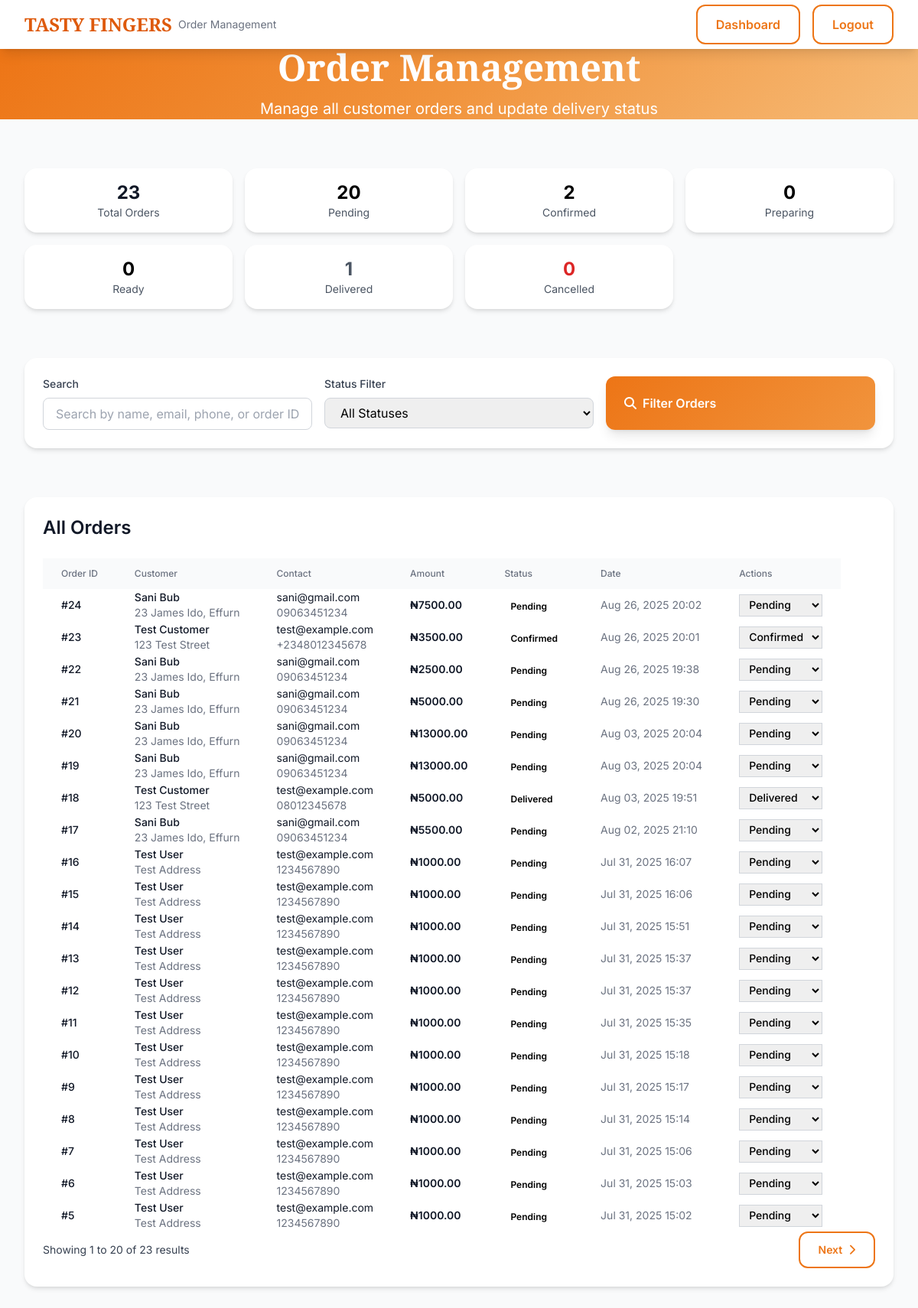
Before: /accounts/order-management/ (signed in) with the older database file.
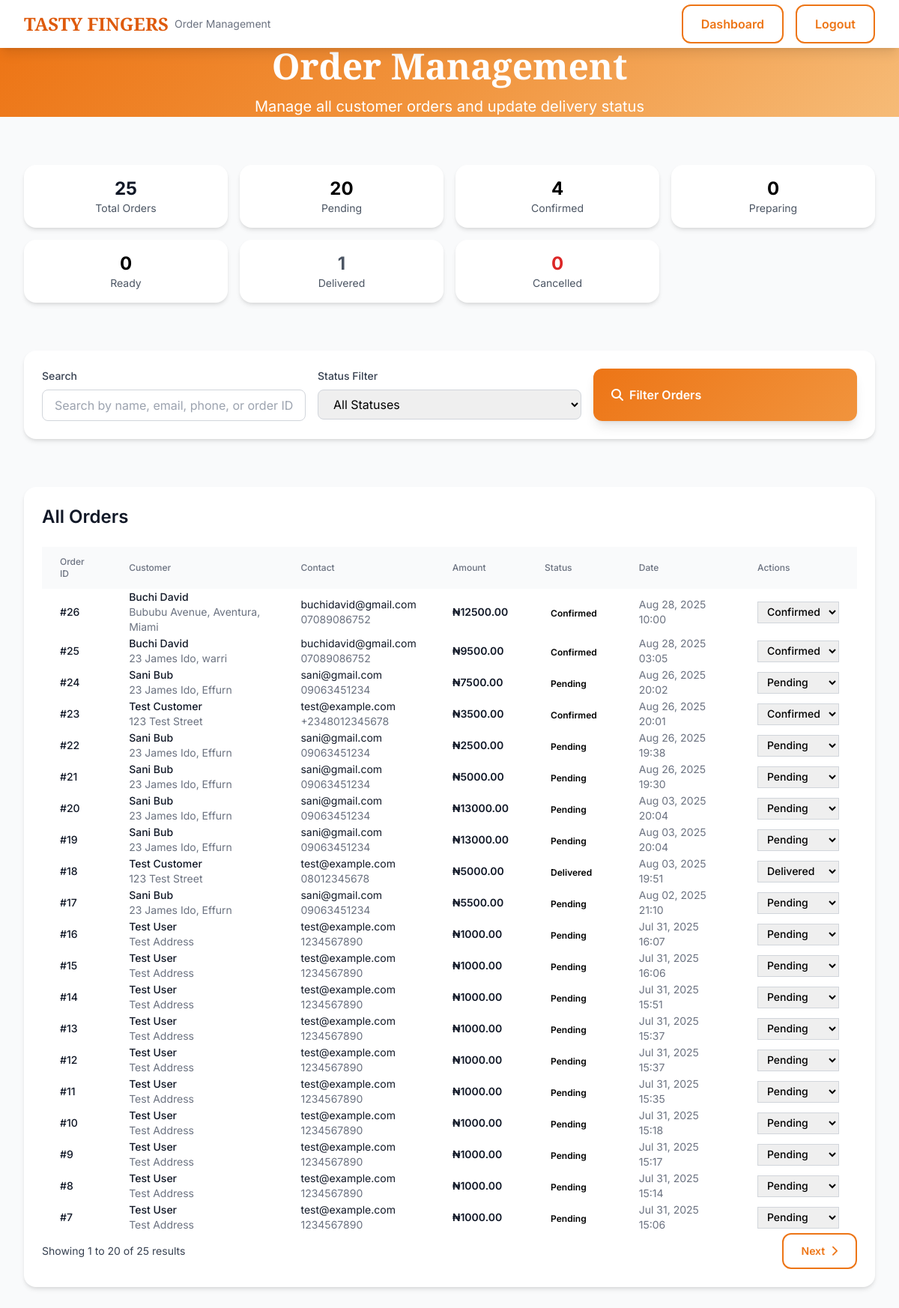
After: the same page with the newer database file.
### api/models.py (models this page shows, shortened)
class Order(models.Model):
    STATUS_CHOICES = [
        ('pending', 'Pending'),
        ('confirmed', 'Confirmed'),
        ('preparing', 'Preparing'),
        ('ready', 'Ready for Pickup'),
        ('delivered', 'Delivered'),
        ('cancelled', 'Cancelled'),
    ]
    first_name = models.CharField(max_length=100)
    last_name = models.CharField(max_length=100)
    email = models.EmailField()
    phone = models.CharField(max_length=20)
    address = models.TextField()
    city = models.CharField(max_length=100)
    state = models.CharField(max_length=100)
    zip_code = models.CharField(max_length=20)
    delivery_instructions = models.TextField(blank=True, null=True)
    total_amount = models.DecimalField(max_digits=10, decimal_places=2)
    status = models.CharField(max_length=20, choices=STATUS_CHOICES, default='pending')
    stripe_payment_intent_id = models.CharField(max_length=255, blank=True, null=True)
    created_at = models.DateTimeField(auto_now_add=True)
    updated_at = models.DateTimeField(auto_now=True)

### accounts/views.py (the view, shortened to what this page needs)
# urls.py: path('order-management/', order_management, name='order_management'),
@login_required(login_url='login')
def order_management(request):
    try:
        profile = request.user.profile
    except Exception:
        logout(request)
        return redirect('login')
    if profile.role not in ['owner', 'staff']:
        return redirect('dashboard')
    status_filter = request.GET.get('status', '')
    search_query = request.GET.get('search', '')
    orders = Order.objects.all().order_by('-created_at')
    if status_filter:
        orders = orders.filter(status=status_filter)
    paginator = Paginator(orders, 20)
    page_number = request.GET.get('page')
    page_obj = paginator.get_page(page_number)
    total_orders = Order.objects.count()
    pending_orders = Order.objects.filter(status='pending').count()
    confirmed_orders = Order.objects.filter(status='confirmed').count()
    preparing_orders = Order.objects.filter(status='preparing').count()
    ready_orders = Order.objects.filter(status='ready').count()
    delivered_orders = Order.objects.filter(status='delivered').count()
    cancelled_orders = Order.objects.filter(status='cancelled').count()
    context = {
        'page_obj': page_obj,
        'total_orders': total_orders,
        'pending_orders': pending_orders,
        'confirmed_orders': confirmed_orders,
        'preparing_orders': preparing_orders,
        'ready_orders': ready_orders,
        'delivered_orders': delivered_orders,
        'cancelled_orders': cancelled_orders,
        'status_filter': status_filter,
        'search_query': search_query,
        'is_owner': profile.role == 'owner',
    }
    return render(request, 'accounts/order_management.html', context)

### accounts/templates/accounts/order_management.html (shortened to what the changed rows need)
{% load static %}
<!DOCTYPE html>
<html lang="en">
<head>
    <link href="{% static 'output.css' %}" rel="stylesheet">
    <link rel="stylesheet" href="https://cdnjs.cloudflare.com/ajax/libs/font-awesome/6.4.0/css/all.min.css">
</head>
<body class="bg-gray-50 font-sans" x-data="orderManagement()">
    <nav class="bg-white shadow-lg sticky top-0 z-50">
        <div class="max-w-7xl mx-auto px-4 sm:px-6 lg:px-8">
            <div class="flex justify-between items-center h-16">
                <div class="flex items-center">
                    <h1 class="text-2xl font-display font-bold text-primary-600">TASTY FINGERS</h1>
                </div>
            </div>
        </div>
    </nav>
    <div class="min-h-screen bg-gray-50">
        <section class="hero-gradient py-16">
            <div class="max-w-7xl mx-auto px-4 sm:px-6 lg:px-8">
                <div class="text-center">
                    <h1 class="text-4xl md:text-5xl font-display font-bold text-white mb-4">
                        Order <span class="text-primary-200">Management</span>
                    </h1>
                </div>
            </div>
        </section>
        <section class="py-8">
            <div class="max-w-7xl mx-auto px-4 sm:px-6 lg:px-8">
                <div class="grid grid-cols-2 md:grid-cols-4 lg:grid-cols-7 gap-4">
                    <div class="card p-4 text-center">
                        <div class="text-2xl font-bold text-gray-900">{{ total_orders }}</div>
                        <div class="text-sm text-gray-600">Total Orders</div>
                    </div>
                    <div class="card p-4 text-center">
                        <div class="text-2xl font-bold text-blue-600">{{ confirmed_orders }}</div>
                        <div class="text-sm text-gray-600">Confirmed</div>
                    </div>
                </div>
            </div>
        </section>
        <section class="py-8">
            <div class="max-w-7xl mx-auto px-4 sm:px-6 lg:px-8">
                <div class="card p-6">
                    <h2 class="text-2xl font-semibold text-gray-900 mb-6">All Orders</h2>
                    {% if page_obj %}
                        <div class="overflow-x-auto">
                            <table class="min-w-full divide-y divide-gray-200">
                                <thead class="bg-gray-50">
                                    <tr>
                                        <th class="px-6 py-3 text-left text-xs font-medium text-gray-500 uppercase tracking-wider">Order ID</th>
                                        <th class="px-6 py-3 text-left text-xs font-medium text-gray-500 uppercase tracking-wider">Customer</th>
                                        <th class="px-6 py-3 text-left text-xs font-medium text-gray-500 uppercase tracking-wider">Contact</th>
                                        <th class="px-6 py-3 text-left text-xs font-medium text-gray-500 uppercase tracking-wider">Amount</th>
                                        <th class="px-6 py-3 text-left text-xs font-medium text-gray-500 uppercase tracking-wider">Status</th>
                                        <th class="px-6 py-3 text-left text-xs font-medium text-gray-500 uppercase tracking-wider">Date</th>
                                        <th class="px-6 py-3 text-left text-xs font-medium text-gray-500 uppercase tracking-wider">Actions</th>
                                    </tr>
                                </thead>
                                <tbody class="bg-white divide-y divide-gray-200">
                                    {% for order in page_obj %}
                                    <tr class="hover:bg-gray-50">
                                        <td class="px-6 py-4 whitespace-nowrap text-sm font-medium text-gray-900">#{{ order.id }}</td>
                                        <td class="px-6 py-4 whitespace-nowrap">
                                            <div>
                                                <div class="text-sm font-medium text-gray-900">{{ order.first_name }} {{ order.last_name }}</div>
                                                <div class="text-sm text-gray-500">{{ order.address|truncatechars:30 }}</div>
                                            </div>
                                        </td>
                                        <td class="px-6 py-4 whitespace-nowrap">
                                            <div>
                                                <div class="text-sm text-gray-900">{{ order.email }}</div>
                                                <div class="text-sm text-gray-500">{{ order.phone }}</div>
                                            </div>
                                        </td>
                                        <td class="px-6 py-4 whitespace-nowrap text-sm font-semibold text-gray-900">₦{{ order.total_amount }}</td>
                                        <td class="px-6 py-4 whitespace-nowrap">
                                            <span class="px-2 inline-flex text-xs leading-5 font-semibold rounded-full
                                                {% if order.status == 'pending' %}bg-yellow-100 text-yellow-800
                                                {% elif order.status == 'confirmed' %}bg-blue-100 text-blue-800
                                                {% elif order.status == 'preparing' %}bg-orange-100 text-orange-800
                                                {% elif order.status == 'ready' %}bg-green-100 text-green-800
                                                {% elif order.status == 'delivered' %}bg-gray-100 text-gray-800
                                                {% else %}bg-red-100 text-red-800{% endif %}">
                                                {{ order.status|title }}
                                            </span>
                                        </td>
                                        <td class="px-6 py-4 whitespace-nowrap text-sm text-gray-500">{{ order.created_at|date:"M d, Y H:i" }}</td>
                                        <td class="px-6 py-4 whitespace-nowrap text-sm font-medium">
                                            <select @change="updateOrderStatus({{ order.id }}, $event.target.value)"
                                                    class="text-sm border border-gray-300 rounded px-2 py-1">
                                                <option value="pending" {% if order.status == 'pending' %}selected{% endif %}>Pending</option>
                                                <option value="confirmed" {% if order.status == 'confirmed' %}selected{% endif %}>Confirmed</option>
                                                <option value="delivered" {% if order.status == 'delivered' %}selected{% endif %}>Delivered</option>
                                            </select>
                                        </td>
                                    </tr>
                                    {% endfor %}
                                </tbody>
                            </table>
                        </div>
                        {% if page_obj.has_other_pages %}
                        <div class="mt-6 flex items-center justify-between">
                            <div class="text-sm text-gray-700">
                                Showing {{ page_obj.start_index }} to {{ page_obj.end_index }} of {{ page_obj.paginator.count }} results
                            </div>
                            <div class="flex space-x-2">
                                {% if page_obj.has_next %}
                                    <a href="?page={{ page_obj.next_page_number }}{% if status_filter %}&status={{ status_filter }}{% endif %}{% if search_query %}&search={{ search_query }}{% endif %}"
                                       class="btn-outline px-3 py-1 text-sm">
                                        Next <i class="fas fa-chevron-right"></i>
                                    </a>
                                {% endif %}
                            </div>
                        </div>
                        {% endif %}
                    {% else %}
                        <div class="text-center py-12">
                            <i class="fas fa-shopping-bag text-4xl text-gray-300 mb-4"></i>
                            <h3 class="text-xl font-semibold text-gray-900 mb-2">No Orders Found</h3>
                            <p class="text-gray-600">No orders match your current filters.</p>
                        </div>
                    {% endif %}
                </div>
            </div>
        </section>
    </div>
</body>
</html>

Changed rows visible on the page:
no longer on this page (row unchanged): Order: id "6", first_name "Test", last_name "User", address "Test Address", email "test@example.com", phone "1234567890", total_amount "1000.00", status "Pending", created_at "Jul 31, 2025 15:03", status+id "Pending"
no longer on this page (row unchanged): Order: id "5", first_name "Test", last_name "User", address "Test Address", email "test@example.com", phone "1234567890", total_amount "1000.00", status "Pending", created_at "Jul 31, 2025 15:02", status+id "Pending"
added Order: id "26", first_name "Buchi", last_name "David", address "Bububu Avenue, Aventura, Miami", email "buchidavid@gmail.com", phone "07089086752", total_amount "12500.00", status "Confirmed", created_at "Aug 28, 2025 10:00", status+id "Confirmed"
added Order: id "25", first_name "Buchi", last_name "David", address "23 James Ido, warri", email "buchidavid@gmail.com", phone "07089086752", total_amount "9500.00", status "Confirmed", created_at "Aug 28, 2025 03:05", status+id "Confirmed"
Other visible differences:
{{ total_orders }}: "23" → "25"
{{ confirmed_orders }}: "2" → "4"
{{ page_obj.paginator.count }}: "23" → "25"
